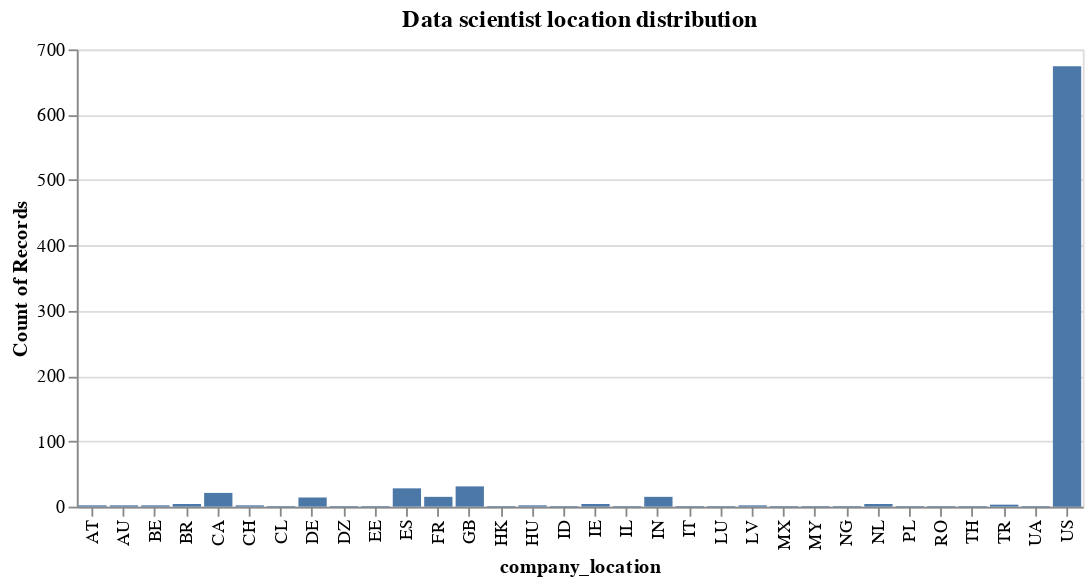

Here is the notebook cell this chart was saved with:
### Markdown cell above
Using Data scientists as an example, it could be seen that the highest portion of the data scientists are in the US. Although this could also be due to data collection bias of more datapoints in the US. The location is still none-the-less an important feature to consider with respect to salary and salary in USD.

### Code cell
alt.Chart(df[df['job_title'] == 'Data Scientist']).mark_bar().encode(
    x = 'company_location',
    y = 'count()',
    tooltip = 'count()'
).properties(
    width=550,
    height=250,
    title = 'Data scientist location distribution'
)

### Figure 1 — Vega-Lite specification as saved in the notebook (floating-point values rounded to 4 significant figures; data arrays with more than 128 entries replaced by an {"elided": "..."} marker saying what was removed)
{"config": {"view": {"continuousWidth": 400, "continuousHeight": 300}}, "data": {"name": "data-e7516dd2a418dcc25c0f363695cc715c"}, "mark": "bar", "encoding": {"tooltip": {"aggregate": "count", "type": "quantitative"}, "x": {"field": "company_location", "type": "nominal"}, "y": {"aggregate": "count", "type": "quantitative"}}, "height": 250, "title": "Data scientist location distribution", "width": 550, "$schema": "https://vega.github.io/schema/vega-lite/v4.17.0.json", "datasets": {"data-e7516dd2a418dcc25c0f363695cc715c": {"elided": "840 records"}}}
